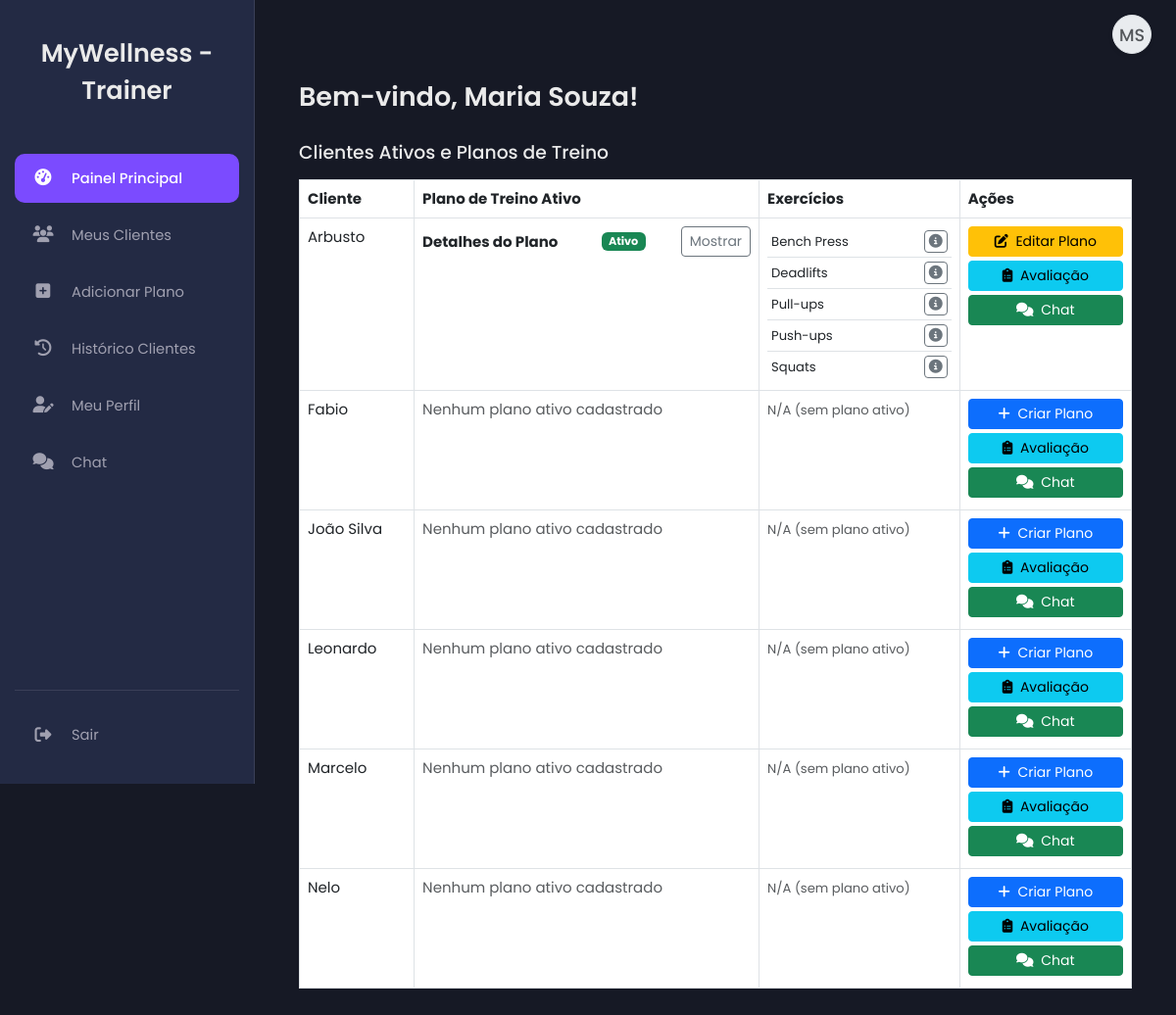
Before: /trainer.php (signed in) with the older database file.
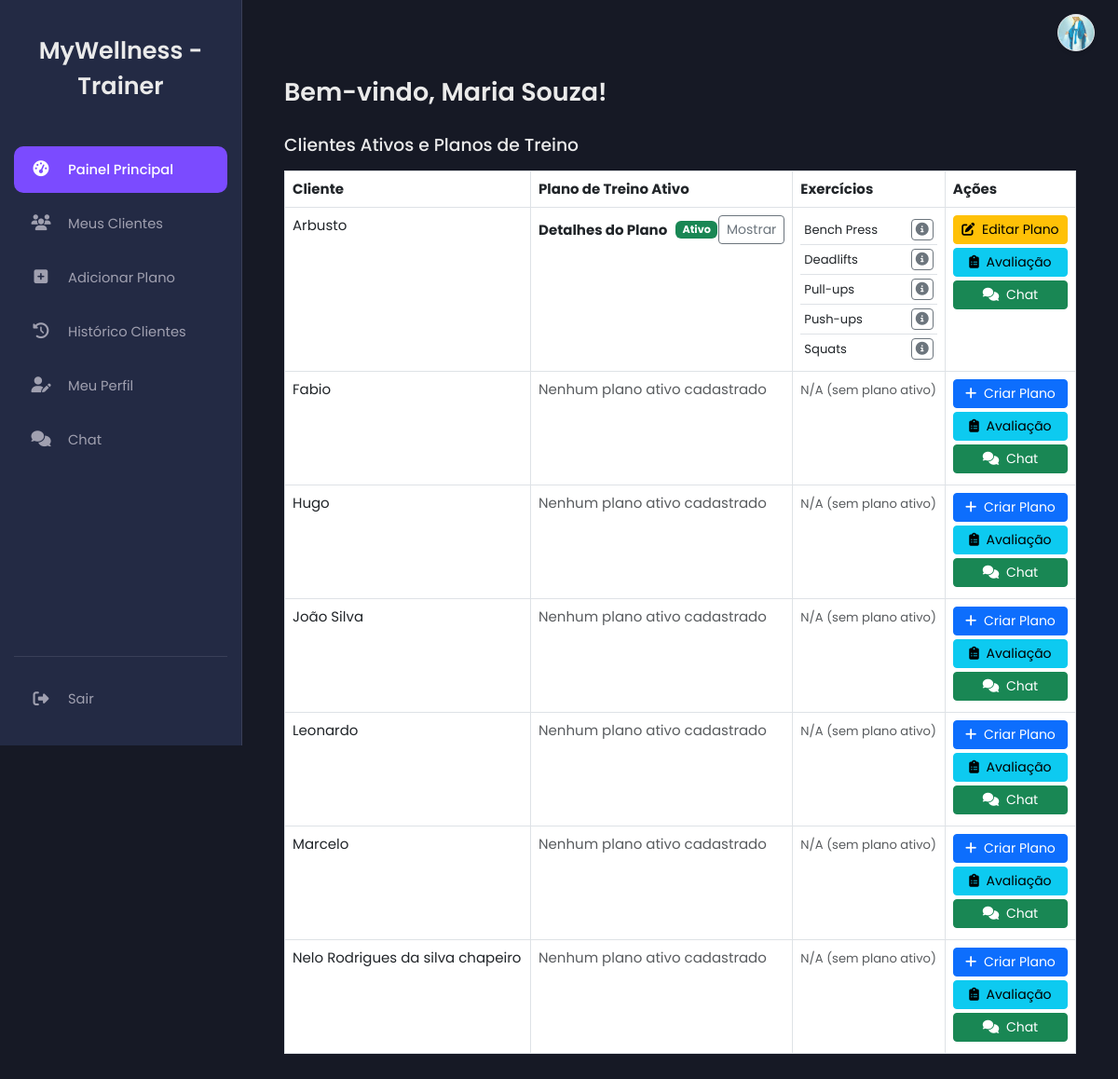
After: the same page with the newer database file.
### tables this page shows
CREATE TABLE `workout_plans` (
  `id` int(11) NOT NULL,
  `client_id` int(11) NOT NULL,
  `trainer_id` int(11) NOT NULL,
  `plan_details` text NOT NULL,
  `created_at` timestamp NOT NULL DEFAULT current_timestamp(),
  `is_active` tinyint(1) DEFAULT 0
);

CREATE TABLE `users` (
  `id` int(11) NOT NULL,
  `name` varchar(100) NOT NULL,
  `email` varchar(100) NOT NULL,
  `numero_telemovel` varchar(25) DEFAULT NULL COMMENT 'Número de telemóvel do utilizador',
  `password` varchar(255) NOT NULL,
  `role` enum('client','trainer','nutritionist','admin') NOT NULL,
  `token` varchar(255) DEFAULT NULL,
  `reset_token` varchar(255) DEFAULT NULL,
  `reset_token_expires_at` datetime DEFAULT NULL,
  `first_login` tinyint(1) NOT NULL DEFAULT 1,
  `created_at` timestamp NOT NULL DEFAULT current_timestamp(),
  `profile_picture` varchar(255) DEFAULT NULL
);

CREATE TABLE `exercises` (
  `id` int(11) NOT NULL,
  `name` varchar(255) NOT NULL,
  `description` text DEFAULT NULL,
  `muscle_group` varchar(255) DEFAULT NULL,
  `equipment` varchar(255) DEFAULT NULL,
  `image` varchar(255) DEFAULT NULL,
  `video_url` varchar(255) DEFAULT NULL
);

CREATE TABLE `clients` (
  `id` int(11) NOT NULL,
  `user_id` int(11) NOT NULL,
  `weight` float DEFAULT NULL,
  `height` float DEFAULT NULL,
  `activity_level` varchar(50) DEFAULT NULL,
  `profession` varchar(100) DEFAULT NULL,
  `gym_frequency` varchar(100) DEFAULT NULL,
  `health_issues` text DEFAULT NULL,
  `water_percentage` decimal(5,2) DEFAULT NULL COMMENT 'Percentagem de Água Corporal',
  `idade_metabolica` int(11) DEFAULT NULL COMMENT 'Idade Metabólica (anos)',
  `morfotipo` varchar(50) DEFAULT NULL COMMENT 'Ectomorfo, Mesomorfo, Endomorfo',
  `ombros` decimal(5,1) DEFAULT NULL COMMENT 'Perímetro Ombros (cm)',
  `peitoral_dorsal` decimal(5,1) DEFAULT NULL COMMENT 'Perímetro Peitoral/Dorsal (cm)',
  `cintura` decimal(5,1) DEFAULT NULL COMMENT 'Perímetro Cintura (cm)',
  `abdominal` decimal(5,1) DEFAULT NULL COMMENT 'Perímetro Abdominal (cm)',
  `quadril` decimal(5,1) DEFAULT NULL COMMENT 'Perímetro Quadril (cm)',
  `braco_direito` decimal(5,1) DEFAULT NULL COMMENT 'Perímetro Braço Direito (cm)',
  `braco_esquerdo` decimal(5,1) DEFAULT NULL COMMENT 'Perímetro Braço Esquerdo (cm)',
  `coxa_direita` decimal(5,1) DEFAULT NULL COMMENT 'Perímetro Coxa Direita (cm)',
  `coxa_esquerda` decimal(5,1) DEFAULT NULL COMMENT 'Perímetro Coxa Esquerda (cm)',
  `perna_direita` decimal(5,1) DEFAULT NULL COMMENT 'Perímetro Perna Direita (cm)',
  `perna_esquerda` decimal(5,1) DEFAULT NULL COMMENT 'Perímetro Perna Esquerda (cm)',
  `tricipital` decimal(4,1) DEFAULT NULL COMMENT 'Prega Tricipital (mm)',
  `subescapular` decimal(4,1) DEFAULT NULL COMMENT 'Prega Subescapular (mm)',
  `bicipital` decimal(4,1) DEFAULT NULL COMMENT 'Prega Bicipital (mm)',
  `peitoral` decimal(4,1) DEFAULT NULL COMMENT 'Prega Peitoral (mm)',
  `axilar_media` decimal(4,1) DEFAULT NULL COMMENT 'Prega Axilar Média (mm)',
  `abdominal_plicometria` decimal(4,1) DEFAULT NULL COMMENT 'Prega Abdominal (mm)',
  `supra_iliaca` decimal(4,1) DEFAULT NULL COMMENT 'Prega Supra-ilíaca (mm)',
  `coxa` decimal(4,1) DEFAULT NULL COMMENT 'Prega Coxa (mm)',
  `geminal` decimal(4,1) DEFAULT NULL COMMENT 'Prega Geminal/Perna (mm)',
  `visceral_fat_index` tinyint(3) UNSIGNED DEFAULT NULL COMMENT 'Índice de Gordura Visceral (1-59)',
  `bone_mass_kg` decimal(4,2) DEFAULT NULL COMMENT 'Massa Óssea em Kg',
  `lean_mass_kg` decimal(5,2) DEFAULT NULL COMMENT 'Massa Magra em Kg',
  `muscle_mass_kg` decimal(5,2) DEFAULT NULL COMMENT 'Massa Muscular em Kg',
  `proteinas` decimal(5,2) DEFAULT NULL COMMENT 'Proteínas (Kg)',
  `fat_mass_kg` decimal(5,2) DEFAULT NULL COMMENT 'Massa Gorda em Kg',
  `fat_mass_percentage` decimal(5,2) DEFAULT NULL COMMENT 'Percentagem de Massa Gorda',
  `gordura_subcutanea` decimal(5,2) DEFAULT NULL COMMENT '% Gordura Subcutânea',
  `lean_mass_percentage` decimal(5,2) DEFAULT NULL COMMENT 'Percentagem de Massa Magra',
  `last_assessment_date` date DEFAULT NULL COMMENT 'Data da Última Avaliação Corporal'
);

### trainer.php (the view, shortened to what the changed rows need)
<?php
include 'db.php';
include 'header.php';
$trainer_name = $_SESSION['name'] ?? 'Treinador';
?>
<main class="main-content">
    <div class="container mt-5">
        <h2>Bem-vindo, <?= htmlspecialchars($trainer_name) ?>!</h2>
        <div class="row">
            <div class="col-md-12">
                <div class="table-responsive">
                    <table class="table table-bordered">
                        <thead>
                            <tr>
                                <th>Cliente</th>
                                <th>Plano de Treino Ativo</th>
                                <th>Exercícios</th>
                                <th>Ações</th>
                            </tr>
                        </thead>
                        <tbody>
                            <?php
                            $stmt = $pdo->prepare("
                                SELECT
                                    c.id AS client_id,
                                    u.id AS client_user_id, -- <<< ADICIONADO AQUI
                                    u.name AS client_name,
                                    wp.id AS workout_plan_id,
                                    wp.plan_details,
                                    wp.is_active
                                FROM clients c
                                JOIN users u ON c.user_id = u.id
                                LEFT JOIN workout_plans wp ON c.id = wp.client_id AND wp.trainer_id = :trainer_id AND wp.is_active = 1
                                ORDER BY u.name
                            ");
                            $stmt->execute(['trainer_id' => $_SESSION['user_id']]);
                            $clients = $stmt->fetchAll();
                            if (count($clients) > 0) {
                                foreach ($clients as $client) {
                                    echo "<tr>";
                                    echo "<td class='align-top'>" . htmlspecialchars($client['client_name']) . "</td>";
                                    echo "<td class='align-top'>";
                                    if ($client['workout_plan_id']) {
                                        $plan_details_id = "plan-details-" . $client['client_id'];
                                        echo "<div class='d-flex justify-content-between align-items-center'>";
                                        echo "<strong class='me-2'>Detalhes do Plano</strong>";
                                        echo "<span class='badge bg-success'>Ativo</span>";
                                        echo "<button type='button' class='btn btn-sm btn-outline-secondary' data-bs-toggle='collapse' data-bs-target='#" . $plan_details_id . "' aria-expanded='false' aria-controls='" . $plan_details_id . "'>Mostrar</button>";
                                        echo "</div>";
                                    } else {
                                        echo "<span class='text-muted'>Nenhum plano ativo cadastrado</span>";
                                    }
                                    echo "</td>";
                                    echo "<td class='align-top'>";
                                    if ($client['workout_plan_id']) {
                                        $stmt_exercises = $pdo->prepare("
                                            SELECT e.id, e.name, e.description, e.muscle_group, e.equipment
                                            FROM workout_plan_exercises wpe
                                            JOIN exercises e ON wpe.exercise_id = e.id
                                            WHERE wpe.workout_plan_id = ?
                                            ORDER BY e.name
                                        ");
                                        $stmt_exercises->execute([$client['workout_plan_id']]);
                                        $exercises = $stmt_exercises->fetchAll();
                                        if (count($exercises) > 0) {
                                            echo "<ul class='list-group list-group-flush'>";
                                            foreach ($exercises as $exercise) {
                                                $exercise_details_id = "exercise-details-" . $client['workout_plan_id'] . "-" . $exercise['id'];
                                                echo "<li class='list-group-item p-1'>";
                                                echo "<div class='d-flex justify-content-between align-items-center'>";
                                                echo "<span class='me-2 small'>" . htmlspecialchars($exercise['name']) . "</span>";
                                                echo "<button type='button' class='btn btn-sm btn-outline-secondary py-0 px-1' data-bs-toggle='collapse' data-bs-target='#" . $exercise_details_id . "' aria-expanded='false' aria-controls='" . $exercise_details_id . "'><i class='fas fa-info-circle'></i></button>";
                                                echo "</div>";
                                                echo "</li>";
                                            }
                                            echo "</ul>";
                                        } else {
                                            echo "<span class='text-muted small'>Nenhum exercício associado.</span>";
                                        }
                                    } else {
                                        echo "<span class='text-muted small'>N/A (sem plano ativo)</span>";
                                    }
                                    echo "</td>";
                                    echo "<td class='align-top text-center'>";
                                    if ($client['workout_plan_id']) {
                                        echo "<a href='edit_workout_plan.php?client_id=" . $client['client_id'] . "&workout_plan_id=" . $client['workout_plan_id'] . "' class='btn btn-warning btn-sm mb-1 d-block text-nowrap' title='Editar Plano de Treino'><i class='fas fa-edit me-1'></i> <span class='d-none d-md-inline'>Editar Plano</span></a>";
                                    } else {
                                        echo "<a href='add_workout_plan.php?client_id=" . $client['client_id'] . "' class='btn btn-primary btn-sm mb-1 d-block text-nowrap' title='Criar Plano de Treino'><i class='fas fa-plus me-1'></i> <span class='d-none d-md-inline'>Criar Plano</span></a>";
                                    }
                                    echo "<a href='edit_client_assessment.php?client_id=" . $client['client_id'] . "' class='btn btn-info btn-sm mb-1 d-block text-nowrap' title='Editar Avaliação Física'><i class='fas fa-clipboard-list me-1'></i> <span class='d-none d-md-inline'>Avaliação</span></a>";
                                    if (isset($client['client_user_id'])) {
                                        echo "<a href='chat.php?user_id=" . $client['client_user_id'] . "' class='btn btn-success btn-sm mb-1 d-block text-nowrap' title='Conversar com Cliente'><i class='fas fa-comments me-1'></i> <span class='d-none d-md-inline'>Chat</span></a>";
                                    }
                                    echo "</td>";
                                    echo "</tr>";
                                }
                            } else {
                                echo "<tr><td colspan='4' class='text-center'>Nenhum cliente encontrado ou associado a você.</td></tr>";
                            }
                            ?>
                        </tbody>
                    </table>
                </div>
            </div>
        </div>
    </div>
</main>
<?php
include 'footer.php';
?>

### header.php (shortened to what the changed rows need)
<?php
$profile_pic_path = 'assets/img/profile_pics/';
$user_name_initials = '';
$profile_pic_src = null;
if (isset($_SESSION['user_id'])) {
    $profile_pic_file = $_SESSION['profile_picture'] ?? null;
    if ($profile_pic_file && file_exists($profile_pic_path . $profile_pic_file)) {
        $profile_pic_src = $profile_pic_path . $profile_pic_file;
    }
    elseif (isset($_SESSION['name'])) {
        $name_parts = explode(' ', trim($_SESSION['name']));
        $first_initial = !empty($name_parts[0]) ? strtoupper($name_parts[0][0]) : '';
        $last_initial = count($name_parts) > 1 ? strtoupper(end($name_parts)[0]) : '';
        $user_name_initials = $first_initial . $last_initial;
    }
}
?>
<!DOCTYPE html>
<html lang="pt-BR">
<head>
    <link rel="stylesheet" href="https://cdnjs.cloudflare.com/ajax/libs/font-awesome/6.4.0/css/all.min.css" />
    <link href="https://cdn.jsdelivr.net/npm/bootstrap@5.3.0/dist/css/bootstrap.min.css" rel="stylesheet">
    <link href='https://cdn.jsdelivr.net/npm/fullcalendar@6.1.11/main.min.css' rel='stylesheet' />
    <link rel="stylesheet" href="assets/css/dashboard_cliente.css">
    <link rel="stylesheet" href="assets/css/personalizacao_chat.css">
</head>
<body class="dashboard-body">
    <?php if (isset($_SESSION['user_id'])):  ?>
    <div class="profile-icon-container">
        <a href="profile.php" class="profile-icon" title="Ver Perfil">
            <?php if ($profile_pic_src):  ?>
                <img src="<?= htmlspecialchars($profile_pic_src) ?>?t=<?= time() ?>" alt="Foto de Perfil">
            <?php elseif ($user_name_initials):  ?>
                <span class="initials"><?= htmlspecialchars($user_name_initials) ?></span>
            <?php else:  ?>
                <i class="fas fa-user"></i>
            <?php endif; ?>
        </a>
    </div>
    <?php endif; ?>

Changed rows visible on the page:
added clients: user.name "Hugo", shows "Nenhum plano ativo cadastrado", shows "N/A (sem plano ativo)"
changed clients: user.name "Nelo" → "Nelo Rodrigues da silva chapeiro"
Other visible differences:
$user_name_initials: "MS" → (not shown)
